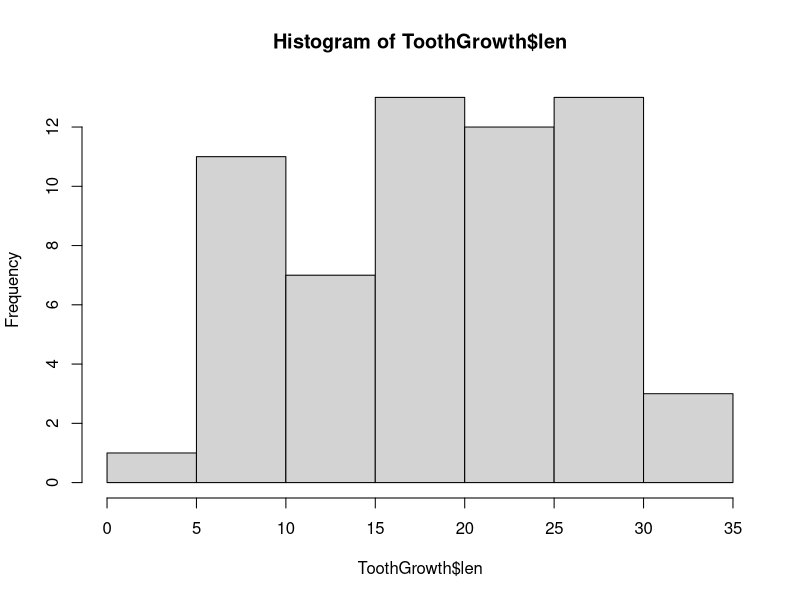
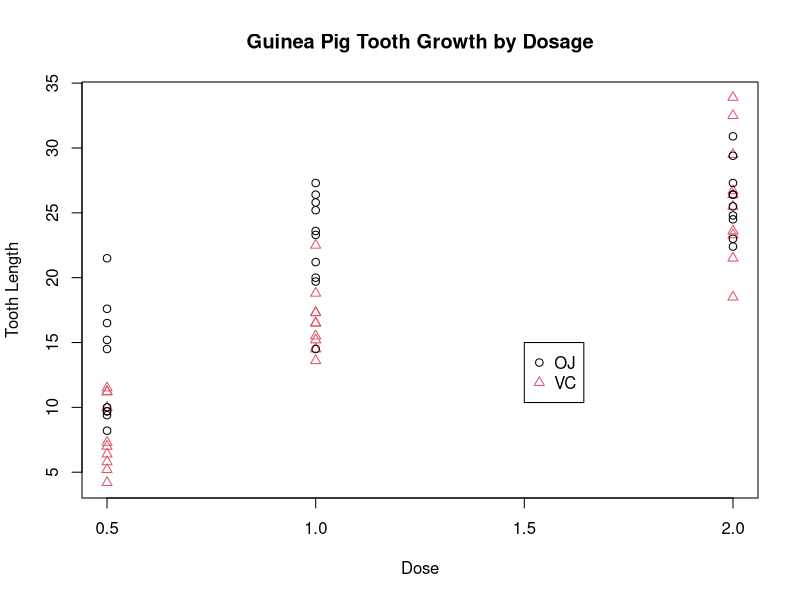
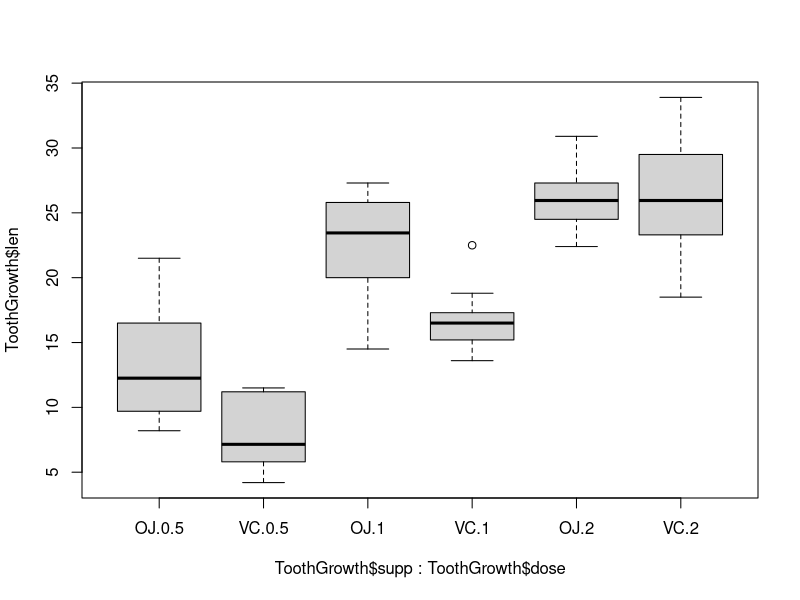
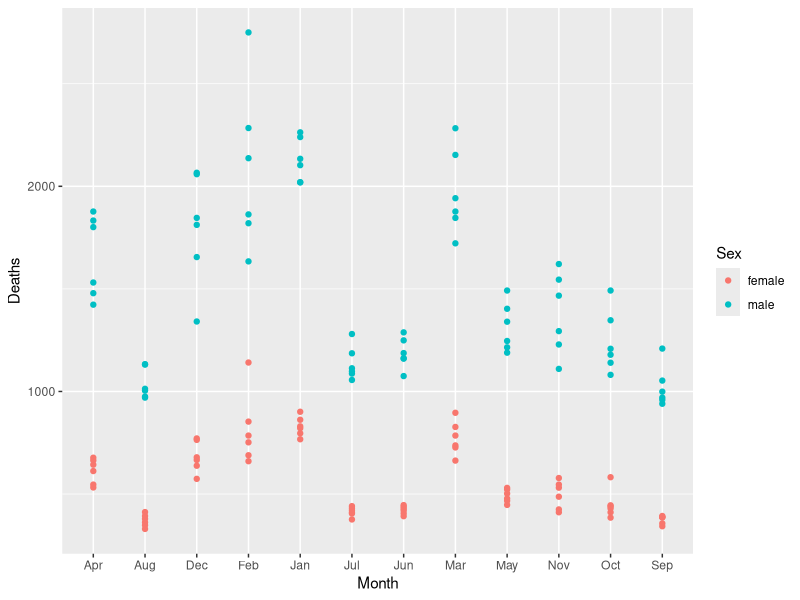
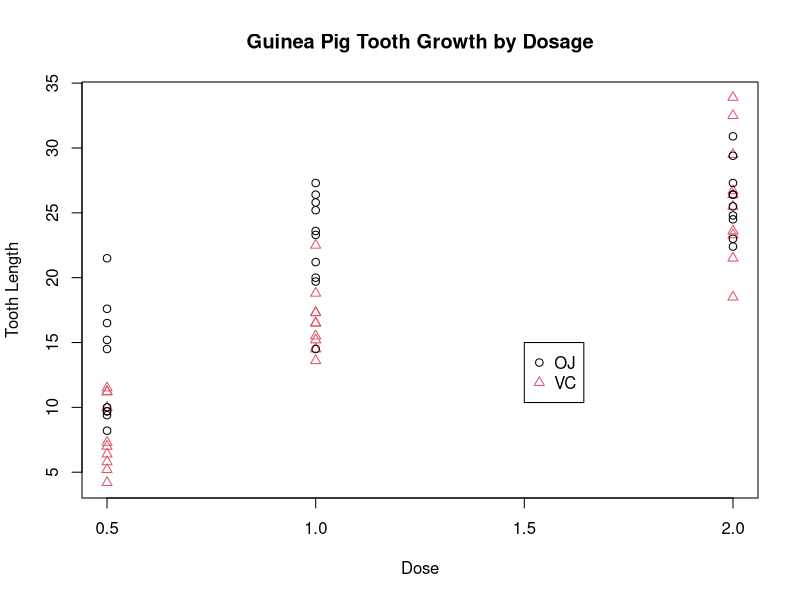
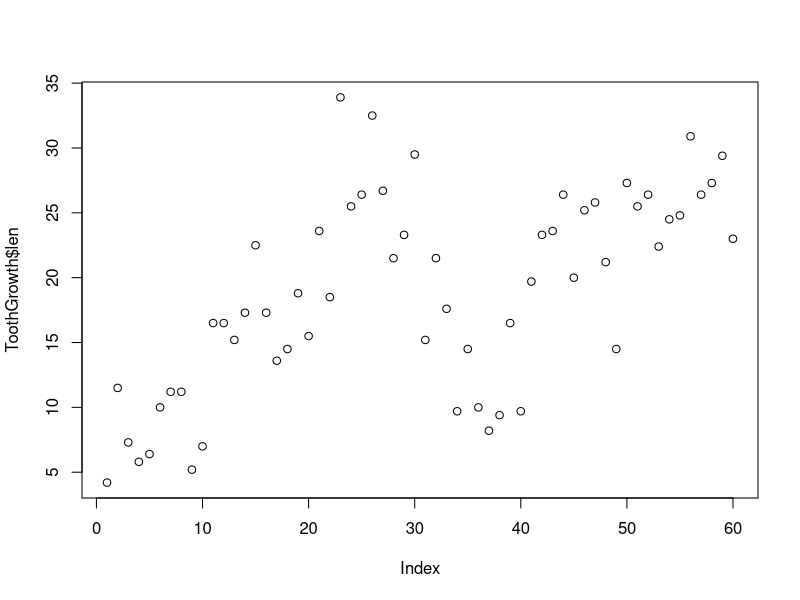
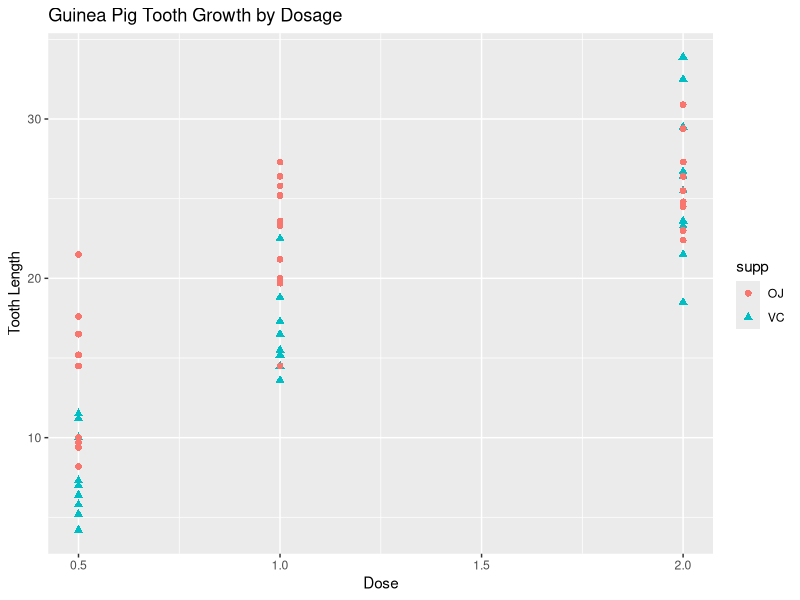
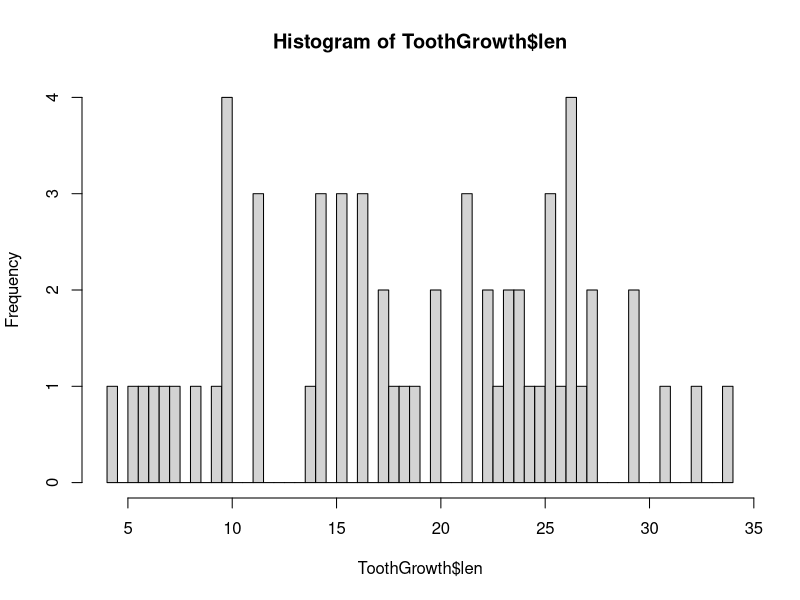

The R script that drew these images, in order:
## ---- chunk 1
data(ToothGrowth)
str(ToothGrowth)
## ---- chunk 2
hist(ToothGrowth$len)
## ---- chunk 3
plot(ToothGrowth$dose, ToothGrowth$len, 
     xlab = "Dose", ylab = "Tooth Length", 
     main = "Guinea Pig Tooth Growth by Dosage", 
     col = ToothGrowth$supp, pch = as.numeric(ToothGrowth$supp))

legend(1.5, 15, c("OJ", "VC"), col = 1:2, pch = 1:2)
## ---- chunk 4
boxplot(ToothGrowth$len~ToothGrowth$supp + ToothGrowth$dose)
## ---- chunk 5
library(ggplot2)
## ---- chunk 6
head(Indometh, 25)
## ---- chunk 7
mdeaths
fdeaths
## ---- chunk 8
deaths <- c(fdeaths,mdeaths)
sex <- rep(c("female","male"),each=72)
years <- rep(c("1974","1975","1976","1977","1978","1979"),each=12)
months <- rep(c("Jan","Feb","Mar","Apr","May","Jun","Jul","Aug","Sep","Oct","Nov","Dec"),6)
data <- data.frame("Deaths"=deaths,"Year"=years,"Month"=months,"Sex"=sex)
data
## ---- chunk 9
ggplot(data) + geom_point(aes(x=Month, y=Deaths, color=Sex))
## ---- chunk 10
plot(ToothGrowth$dose, ToothGrowth$len, 
     xlab = "Dose", ylab = "Tooth Length", 
     main = "Guinea Pig Tooth Growth by Dosage", 
     col = ToothGrowth$supp, pch = as.numeric(ToothGrowth$supp))

legend(1.5, 15, c("OJ", "VC"), col = 1:2, pch = 1:2)

ToothGrowth$index <- as.numeric(rownames(ToothGrowth))
plot(ToothGrowth$len)
## ---- chunk 11
ggplot(ToothGrowth) + 
  geom_point(aes(x=dose, y=len, color=supp, shape=supp), size=2) +
  labs(x="Dose",y="Tooth Length",
       title = "Guinea Pig Tooth Growth by Dosage")
## ---- chunk 12
hist(ToothGrowth$len,breaks = 50)
## ---- chunk 13
ggplot(ToothGrowth) + 
  geom_histogram(aes(x=len), binwidth = 0.5)
## ---- chunk 14
boxplot(ToothGrowth$len~ToothGrowth$supp + ToothGrowth$dose)
## ---- chunk 15
ggplot(ToothGrowth) + 
  stat_boxplot(aes(x=paste(supp, dose),y=len), geom="errorbar", width=0.5) + 
	geom_boxplot(aes(x=paste(supp, dose),y=len))
## ---- chunk 16
ggplot(ToothGrowth) + 
  geom_tile(aes(x = supp, y = as.factor(dose), fill = len), color="black")
## ---- chunk 17
par(mfrow = c(1, 3))

low <- ToothGrowth[which(ToothGrowth$dose==0.5),]
med <- ToothGrowth[which(ToothGrowth$dose==1),]
high <- ToothGrowth[which(ToothGrowth$dose==2),]

boxplot(low$len~low$supp, main = "Low dose", xlab = "Supplement Type")
boxplot(med$len~med$supp, main = "Medium dose", xlab = "Supplement Type")
boxplot(high$len~high$supp, main = "High dose", xlab = "Supplement Type")
## ---- chunk 18
ggplot(ToothGrowth, aes(x=supp,y=len)) + 
	stat_boxplot(geom="errorbar", width=0.5) + 
	geom_boxplot() + geom_point(color="red") + 
	facet_grid(. ~ as.factor(dose))
## ---- chunk 19
ggplot(ToothGrowth, aes(x=index, y=as.factor(dose), color=len)) + 
	geom_point() + 
	scale_x_continuous(limits=c(1,100), trans = "log2", 
		breaks=c(2,4,8,16,32,64), 
		label=c("two","four","eight","sixteen","thirtytwo","sixtyfour")) + 
	scale_y_discrete(label=c("low","medium","high")) + 
	scale_color_gradient2(limits=c(0,40), low = "green", mid = "black", high = "red", 
		midpoint = 20)
## ---- chunk 20
p <- ggplot(ToothGrowth)
p + geom_point(aes(x = index, y = len, 
                   color = supp, size = dose)) + 
  theme_light()
## ---- chunk 21
p <- ggplot(ToothGrowth)
p + geom_point(aes(x = index, y = len, color = supp, size = dose)) + 
	theme(text = element_text(family = "serif", colour = "#6f898e"), 
	  line = element_line(color = "#163f47"), 
	  rect = element_rect(fill = "#163f47", color = "#163f47"),
		axis.text.x = element_text(color="black"), 
		axis.text.y = element_text(color="white"), 
	  axis.ticks = element_line(color = "#6f898e"), 
	  axis.line = element_line(color = "#163f47", linetype = 1),
		legend.background = element_blank(), 
		legend.key = element_blank(), 
		panel.background = element_rect(fill = "#215c68", colour = "#163f47"), 
		panel.border = element_blank(), 
	  panel.grid = element_line(color = "#163f47"), 
	  panel.grid.major = element_line(color = "#163f47"), 
	  panel.grid.minor = element_line(color = "#163f47"), 
	  plot.background = element_rect(fill = NULL, colour = NA, linetype = 0)
	) + 
	labs(title="Toothgrowth", 
		subtitle = "Orange juice or Vitamin C?", x="Index", y="Toothlength", 
		size="Dose", color="Supplement") +
	scale_color_manual(label=c("Orange juice","Vitamin C"), 
		values = c("VC"="green","OJ"="orange"))
